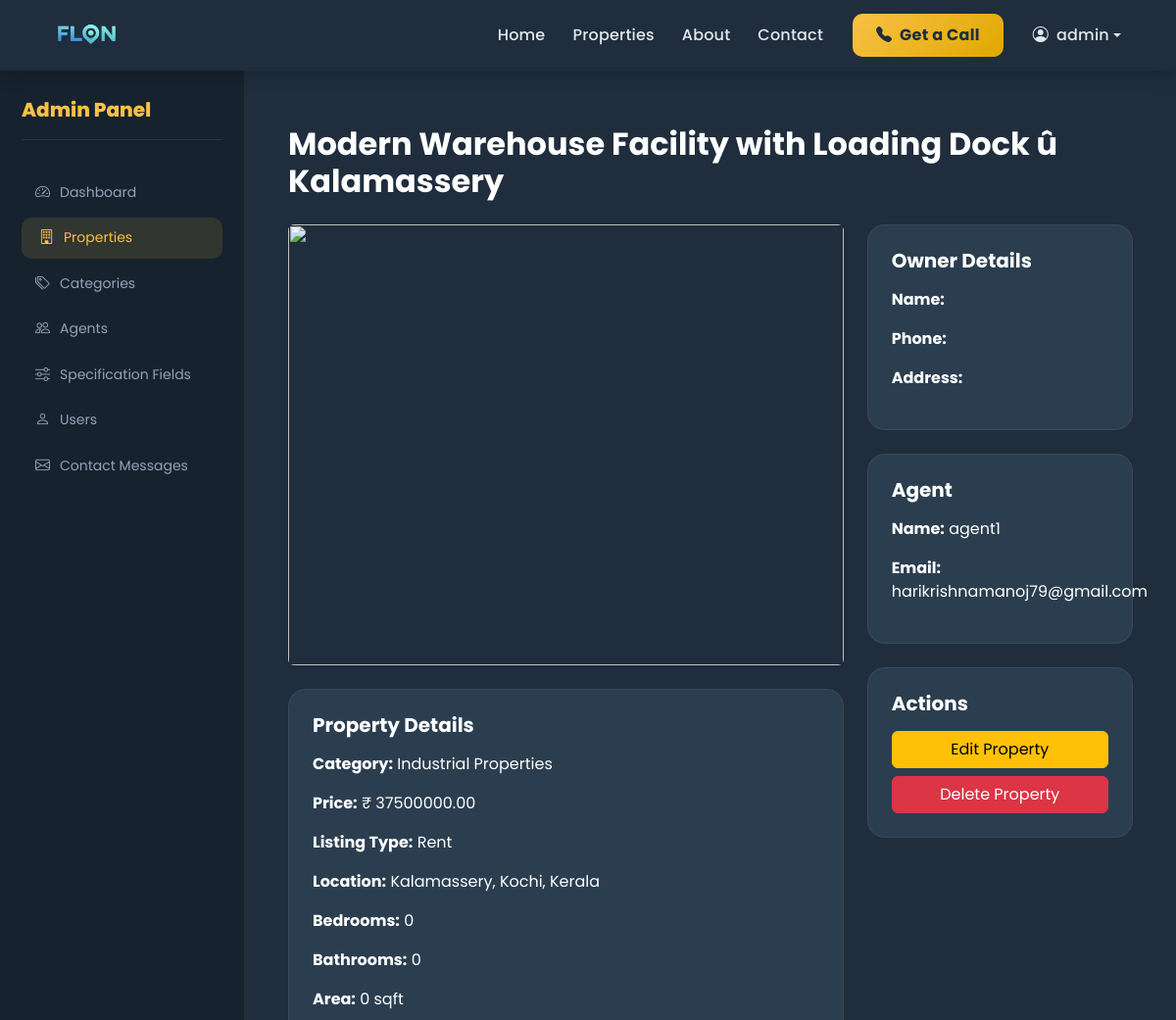
The app's page /accounts/admin-dashboard/property/2/ (signed in, upper part), older data.
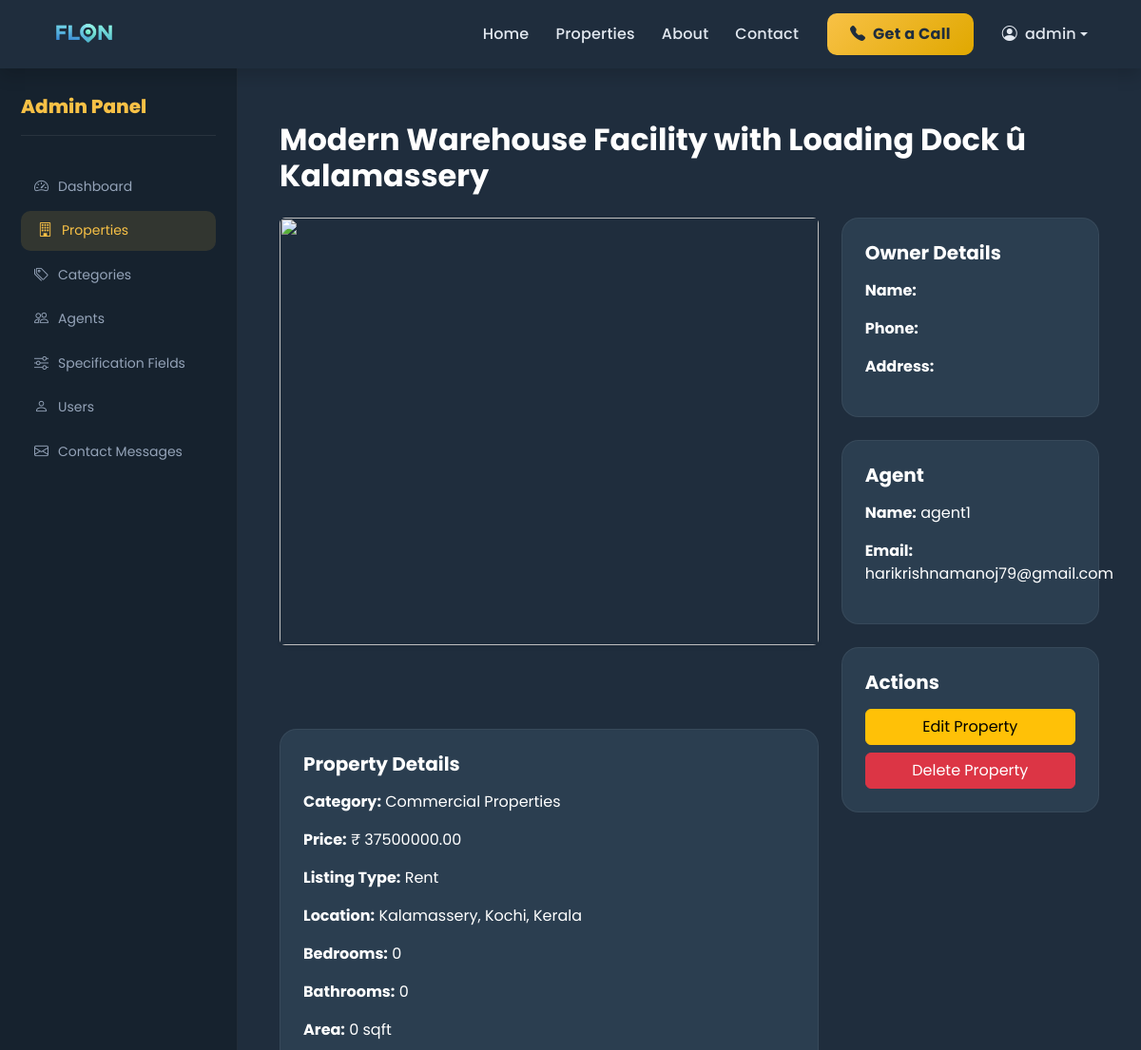
The same page, newer data.
### properties/models.py (models this page shows, shortened)
class Property(models.Model):
    PROPERTY_TYPE = [
        ('Apartment', 'Apartment'),
        ('Villa', 'Villa'),
        ('Commercial', 'Commercial'),
        ('Plot', 'Plot'),
    ]
    LISTING_TYPE = [
        ('Sale', 'Sale'),
        ('Rent', 'Rent'),
    ]
    title = models.CharField(max_length=200)
    slug = models.SlugField(unique=True)
    description = models.TextField()
    price = models.DecimalField(max_digits=12, decimal_places=2)
    location = models.CharField(max_length=200)
    category = models.ForeignKey(
        Category,
        on_delete=models.CASCADE,
        related_name='properties'
    )
    owner = models.ForeignKey(
    User,
    on_delete=models.CASCADE,
    related_name='owned_properties',
    null=True,
    blank=True
    )
    agent = models.ForeignKey(
        User,
        on_delete=models.CASCADE,
        related_name='agent_properties',
        null=True,
        blank=True
    )
    listing_type = models.CharField(max_length=20, choices=LISTING_TYPE)
    bedrooms = models.IntegerField(null=True, blank=True, default=0)
    bathrooms = models.IntegerField(null=True, blank=True, default=0)
    area = models.IntegerField(null=True, blank=True, default=0)
    latitude = models.DecimalField(max_digits=9, decimal_places=6, blank=True, null=True)
    longitude = models.DecimalField(max_digits=9, decimal_places=6, blank=True, null=True)
    featured_image = CloudinaryField('image')
    is_featured = models.BooleanField(default=False)
    is_available = models.BooleanField(default=True)
    created_at = models.DateTimeField(auto_now_add=True)

class Category(models.Model):
    name = models.CharField(max_length=100)
    slug = models.SlugField(unique=True, blank=True)
    image = CloudinaryField('image', blank=True, null=True)

### accounts/views.py (the view)
# urls.py: path('admin-dashboard/property/<int:pk>/',views.admin_property_detail,name='admin_property_detail'),
@login_required
def admin_property_detail(request, pk):
    if not request.user.is_superuser:
        return redirect('home')
    property = get_object_or_404(Property, pk=pk)
    specs = PropertySpecification.objects.filter(
        property=property
    ).select_related('field')
    return render(request, 'admin_property_detail.html', {
        'property': property,
        'specs': specs
    })

### templates/admin_property_detail.html (shortened to what the changed rows need)
{% extends 'base.html' %}
{% block content %}
<section class="admin-wrapper">
    <div class="admin-layout">
        <main class="admin-content">
            <div class="container-fluid py-4">
                <h2 class="fw-bold mb-4">{{ property.title }}</h2>
                <div class="row">
                    <div class="col-lg-8">
                        <div class="admin-card p-4 mb-4">
                            <h5 class="fw-bold mb-3">Property Details</h5>
                            <p><strong>Category:</strong> {{ property.category.name }}</p>
                            <p><strong>Price:</strong> ₹ {{ property.price }}</p>
                            <p><strong>Listing Type:</strong> {{ property.listing_type }}</p>
                            <p><strong>Location:</strong> {{ property.location }}</p>
                            <p><strong>Bedrooms:</strong> {{ property.bedrooms }}</p>
                            <p><strong>Bathrooms:</strong> {{ property.bathrooms }}</p>
                            <p><strong>Area:</strong> {{ property.area }} sqft</p>
                        </div>
                    </div>
                    <div class="col-lg-4">
                        {% if property.agent %}
                        <div class="admin-card p-4 mb-4">
                            <h5 class="fw-bold mb-3">Agent</h5>
                            <p><strong>Name:</strong> {{ property.agent.username }}</p>
                            <p><strong>Email:</strong> {{ property.agent.email }}</p>
                        </div>
                        {% endif %}
                    </div>
                </div>
            </div>
        </main>
    </div>
</section>
{% endblock %}

Row changes from the older to the newer data that the page shows:
changed Property "Modern Warehouse Facility with Loading Dock û Kalamassery": category.name "Industrial Properties" → "Commercial Properties"
